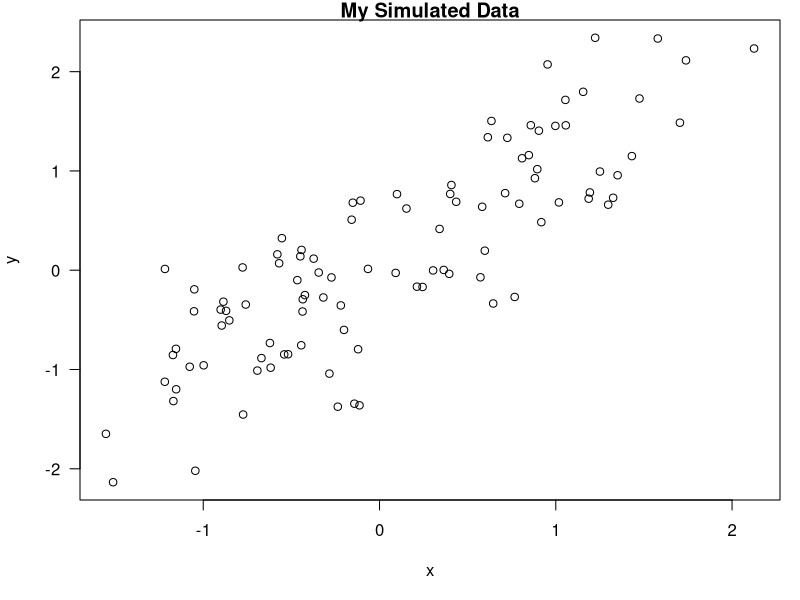

The R script that drew this image:
## ---- chunk 1
knitr::opts_chunk$set(echo = TRUE)
## ---- chunk 2
time <- format(Sys.time(), "%a %b %d, %Y %X")
## ---- chunk 3
x <- rnorm(100)
y <- x + rnorm(100, sd = 0.5)
## ---- chunk 4
par(mar = c(5,4,1,1), las = 1)
plot(x, y, main = "My Simulated Data")
